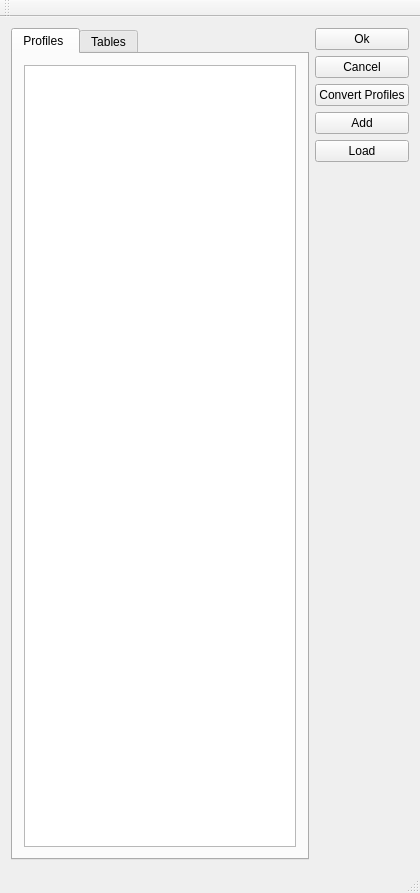
<?xml version="1.0" encoding="UTF-8"?>
<ui version="4.0">
 <class>RcQHelperClass</class>
 <widget class="QMainWindow" name="RcQHelperClass">
  <property name="geometry">
   <rect>
    <x>0</x>
    <y>0</y>
    <width>420</width>
    <height>893</height>
   </rect>
  </property>
  <property name="windowTitle">
   <string>Profile Helper</string>
  </property>
  <widget class="QWidget" name="centralWidget">
   <property name="sizePolicy">
    <sizepolicy hsizetype="Preferred" vsizetype="Maximum">
     <horstretch>0</horstretch>
     <verstretch>0</verstretch>
    </sizepolicy>
   </property>
   <layout class="QGridLayout" name="gridLayout">
    <item row="0" column="0">
     <widget class="QTabWidget" name="tabWidget">
      <property name="currentIndex">
       <number>0</number>
      </property>
      <widget class="QWidget" name="tab">
       <attribute name="title">
        <string>Profiles </string>
       </attribute>
       <layout class="QGridLayout" name="gridLayout_2">
        <item row="0" column="0">
         <widget class="QListWidget" name="listWidget"/>
        </item>
       </layout>
      </widget>
      <widget class="QWidget" name="Tables">
       <attribute name="title">
        <string>Tables</string>
       </attribute>
       <layout class="QGridLayout" name="gridLayout_3">
        <item row="0" column="0">
         <widget class="QListWidget" name="listWidget_tables"/>
        </item>
       </layout>
      </widget>
     </widget>
    </item>
    <item row="0" column="1">
     <layout class="QHBoxLayout" name="horizontalLayout">
      <item>
       <layout class="QVBoxLayout" name="verticalLayout">
        <item>
         <widget class="QPushButton" name="pushButton_ok">
          <property name="text">
           <string>Ok</string>
          </property>
         </widget>
        </item>
        <item>
         <widget class="QPushButton" name="pushButton_cancelled">
          <property name="text">
           <string>Cancel</string>
          </property>
         </widget>
        </item>
        <item>
         <widget class="QPushButton" name="pushButton_configureProfiles">
          <property name="text">
           <string>Convert Profiles</string>
          </property>
         </widget>
        </item>
        <item>
         <widget class="QPushButton" name="pushButton_AddProfile">
          <property name="text">
           <string>Add</string>
          </property>
         </widget>
        </item>
        <item>
         <widget class="QPushButton" name="pushButton_loadProfiles">
          <property name="text">
           <string>Load</string>
          </property>
         </widget>
        </item>
        <item>
         <spacer name="verticalSpacer">
          <property name="orientation">
           <enum>Qt::Vertical</enum>
          </property>
          <property name="sizeHint" stdset="0">
           <size>
            <width>20</width>
            <height>40</height>
           </size>
          </property>
         </spacer>
        </item>
       </layout>
      </item>
     </layout>
    </item>
   </layout>
  </widget>
  <widget class="QMenuBar" name="menuBar">
   <property name="geometry">
    <rect>
     <x>0</x>
     <y>0</y>
     <width>420</width>
     <height>21</height>
    </rect>
   </property>
  </widget>
  <widget class="QToolBar" name="mainToolBar">
   <attribute name="toolBarArea">
    <enum>TopToolBarArea</enum>
   </attribute>
   <attribute name="toolBarBreak">
    <bool>false</bool>
   </attribute>
  </widget>
  <widget class="QStatusBar" name="statusBar"/>
 </widget>
 <layoutdefault spacing="6" margin="11"/>
 <resources/>
 <connections/>
</ui>
